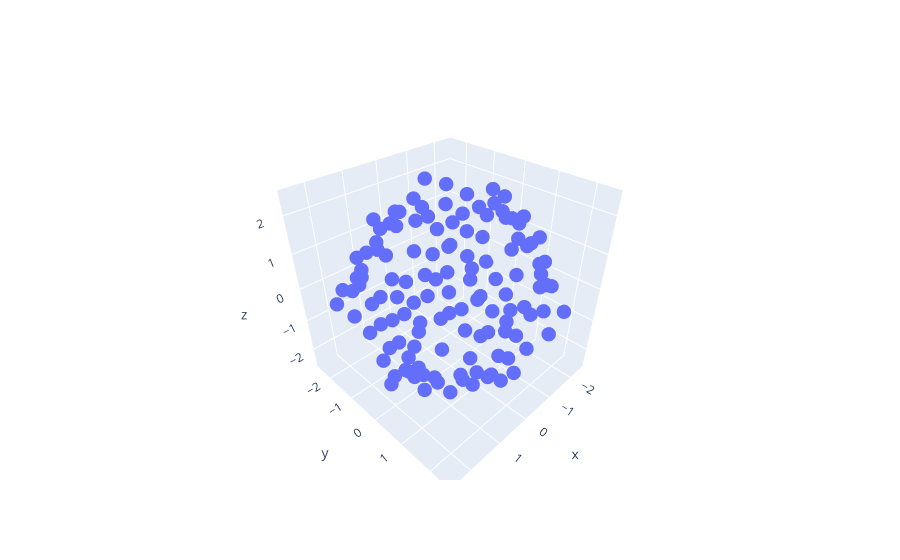

Notebook cell for this chart:
### Markdown cell above
### 2.1 Quench し、表示する。

### Code cell
from graphenestudio.quench import quench_particles
import plotly.graph_objects as go

r_quenched = quench_particles(r, cell, pot, dpot)
x_quenched = r_quenched @ cell


# mode='makers'を指定しないと点の間に線が引かれる
fig = go.Figure(
    data=[
        # go.Scatter3d(
        #     x=x[:, 0],
        #     y=x[:, 1],
        #     z=x[:, 2],
        #     mode="markers",
        #     marker=dict(
        #         size=6,
        #         # color=point_sum,
        #         colorscale="Viridis",
        #         # symbol=result_symbol
        #     ),
        # ),
        go.Scatter3d(
            x=x_quenched[:, 0],
            y=x_quenched[:, 1],
            z=x_quenched[:, 2],
            mode="markers",
            marker=dict(
                size=5,
                # color=point_sum,
                colorscale="Viridis",
                # symbol=result_symbol
            ),
        ),
    ]
)
fig.show()

### Figure 1 — Plotly figure (JSON) as saved in the notebook; plotly's stock layout.template omitted (floating-point values rounded to 4 significant figures; data arrays with more than 128 entries replaced by an {"elided": "..."} marker saying what was removed)
{"data": [{"marker": {"colorscale": [[0, "#440154"], [0.1111, "#482878"], [0.2222, "#3e4989"], [0.3333, "#31688e"], [0.4444, "#26828e"], [0.5556, "#1f9e89"], [0.6667, "#35b779"], [0.7778, "#6ece58"], [0.8889, "#b5de2b"], [1, "#fde725"]], "size": 5}, "mode": "markers", "type": "scatter3d", "x": {"elided": "130 float values"}, "y": {"elided": "130 float values"}, "z": {"elided": "130 float values"}}], "layout": {}}
